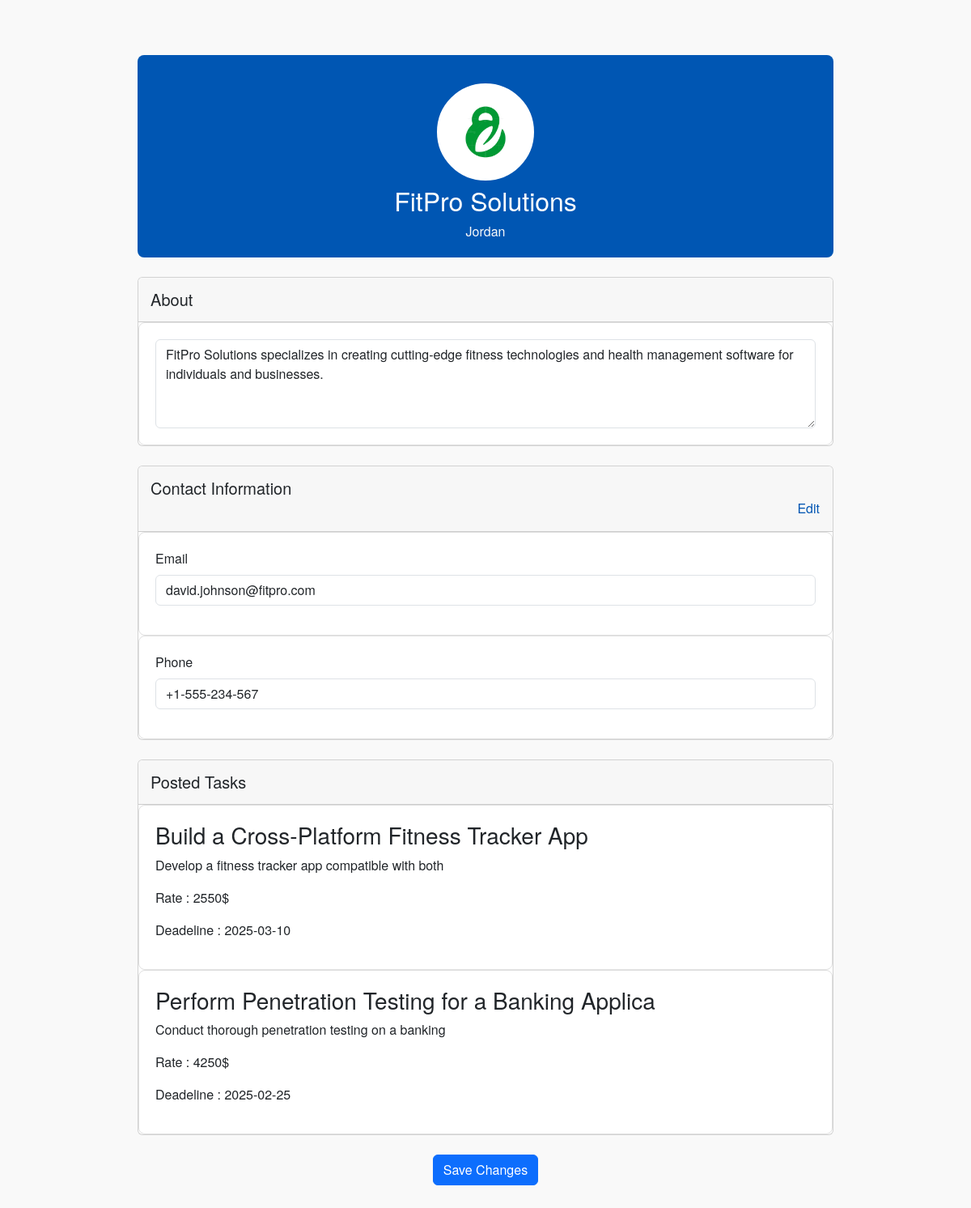
The app's page /profiles/orga/minepro.php?proid=3 (signed in) with its own data.
### tables this page shows
CREATE TABLE user (
    id INT(11) AUTO_INCREMENT PRIMARY KEY,
    name VARCHAR(25) NOT NULL,
    username VARCHAR(30) NOT NULL,
    email VARCHAR(30) NOT NULL,
    phone VARCHAR(100) NOT NULL,
    password VARCHAR(30) NOT NULL,
    country VARCHAR(30) NOT NULL,
    role INT(11) NOT NULL,
    link VARCHAR(500) NOT NULL,
    description TEXT NOT NULL,
    profilepic  VARCHAR(100),
    FOREIGN KEY (role) REFERENCES role(id) ON DELETE CASCADE ON UPDATE CASCADE
);

CREATE TABLE task (
    id INT(11) AUTO_INCREMENT PRIMARY KEY,
    name VARCHAR(100) NOT NULL,
    description TEXT NOT NULL,
    rate INT(11) NOT NULL,
    category_id INT(11) NOT NULL,
    company_id INT(11) NOT NULL,
    deadline DATE NOT NULL,
    FOREIGN KEY (category_id) REFERENCES categories(id) ON DELETE CASCADE ON UPDATE CASCADE,
    FOREIGN KEY (company_id) REFERENCES user(id) ON DELETE CASCADE ON UPDATE CASCADE
);

### profiles/orga/minepro.php (the view, shortened to what this page needs)
<link href="https://cdn.jsdelivr.net/npm/bootstrap@5.3.2/dist/css/bootstrap.min.css" rel="stylesheet">
<link rel="stylesheet" href="../profile.css">
<?php
if ($_SESSION['isLoggedin'] == 1) {
    if (isset($_GET['proid']) && !empty($_GET['proid'])) {
        require_once '../../connection.php';
        $id = $_GET['proid'];
        $query = "SELECT `id`, `name`, `username`, `email`, `phone`, `password`, `country`, `role`, `link`, `description` FROM `user` WHERE id= $id";
        $res = $conn->query($query);
        if ($res->num_rows != 1) {
            header('location:../../home.php?=id' . $_SESSION['user_id']);
        } else {
            $row = $res->fetch_assoc();
            $name = $row['name'];
            $nameParts = explode(' ', $name);
            $firstName = $nameParts[0];
        }
?>
        <div class="container mt-5">
            <div class="profile-header position-relative" style="height: 250px;">
                <div class="position-absolute top-50 start-50 translate-middle text-center edit-section">
                    <label for="profilePictureInput">
                        <img src="../images/<?= $firstName; ?>.jpg" alt="Profile Picture" class="profile-picture">
                    </label>
                </div>
                <div class="text-center mt-5 pt-5">
                    <h2 class="mt-4" id="fullName"><?= $row['name']; ?></h2>
                    <p class="mb-1 text-light"><i class="bi bi-geo-alt"></i> <span id="country"><?= $row['country']; ?></span></p>
                </div>
            </div>
            <div class="profile-content mt-4">
                <form id="editProfileForm" method="get">
                    <div class="card mb-4">
                        <div class="card-header">
                            <h5 class="mb-0">About</h5>
                        </div>
                        <div class="card-body">
                            <textarea class="form-control" name="description" id="bioInput" rows="4"><?= $row['description']; ?></textarea>
                        </div>
                    </div>
                    <div class="card mb-4">
                        <div class="card-header">
                            <h5 class="mb-0">Contact Information</h5>
                            <button type="button" class="btn btn-link p-0 float-end">Edit</button>
                        </div>
                        <div class="card-body">
                            <div class="mb-3">
                                <label for="emailInput" class="form-label">Email</label>
                                <input type="email" id="emailInput" name="email" class="form-control" value=<?= $row['email']; ?>>
                            </div>
                        </div>
                        <div class="card-body">
                            <div class="mb-3">
                                <label for="emailInput" class="form-label">Phone</label>
                                <input type="text" id="emailInput" name="phone" class="form-control" value=<?= $row['phone']; ?>>
                            </div>
                        </div>
                    </div>
                    <div class="card mb-4">
                        <div class="card-header">
                            <h5 class="mb-0">Posted Tasks</h5>
                        </div>
                        <?php
                        $taskquery = "SELECT `name`, `description`, `rate`, `deadline` FROM `task` WHERE company_id = $id";
                        $tasks = $conn->query($taskquery);
                        while ($row0 = $tasks->fetch_assoc()) {
                            $title = $row0['name'];
                            $des = $row0['description'];
                            $rate = $row0['rate'];
                            $date = $row0['deadline'];
                            echo '<div class="card-body">';
                            echo '<div class="mb-3">';
                            echo '<h3 class="card-title">' . $title . '</h3>';
                            echo '<p class="card-text"> ' . $des . '</p>';
                            echo '<p class="card-text">Rate : ' . $rate . '$</p>';
                            echo '<p class="card-text">Deadeline : ' . $date . '</p>';
                            echo ' </div>';
                            echo ' </div>';
                        }
                        ?>
                    </div>
                    <div class="text-center">
                        <button type="submit" class="btn btn-primary">Save Changes</button>
                    </div>
                </form>
            </div>
        </div>
<?php
    }
} else {
    header('location:../../index.php');
}
?>

### profiles/profile.css (style rules this page uses)
.profile-header { background-color: #0056b3; color: white; padding: 40px 20px; border-radius: 8px; text-align: center; position: relative; margin-bottom: 20px; }
.profile-picture { width: 120px; height: 120px; object-fit: cover; border: 5px solid white; border-radius: 50%; margin-top: -60px; cursor: pointer; transition: transform 0.2s ease-in-out; background-color: white; }
.card-header { background-color: #f7f7f7; border-bottom: 1px solid #ccc; padding: 15px; }
.card-body { padding: 20px; background-color: #ffffff; border: 1px solid #e0e0e0; border-radius: 8px; }
.btn-link { color: #0056b3; text-decoration: none; }
.container { max-width: 900px; margin: auto; padding: 20px; }

### records on screen
user: name "FitPro Solutions", country "Jordan", description "FitPro Solutions specializes in creating cutting-edge fitness technologies and health management software for individuals and businesses.", email "david.johnson@fitpro.com", phone "+1-555-234-567"
task: name "Build a Cross-Platform Fitness Tracker App", description "Develop a fitness tracker app compatible with both", rate "2550", deadline "2025-03-10"
task: name "Perform Penetration Testing for a Banking Applica", description "Conduct thorough penetration testing on a banking", rate "4250", deadline "2025-02-25"
